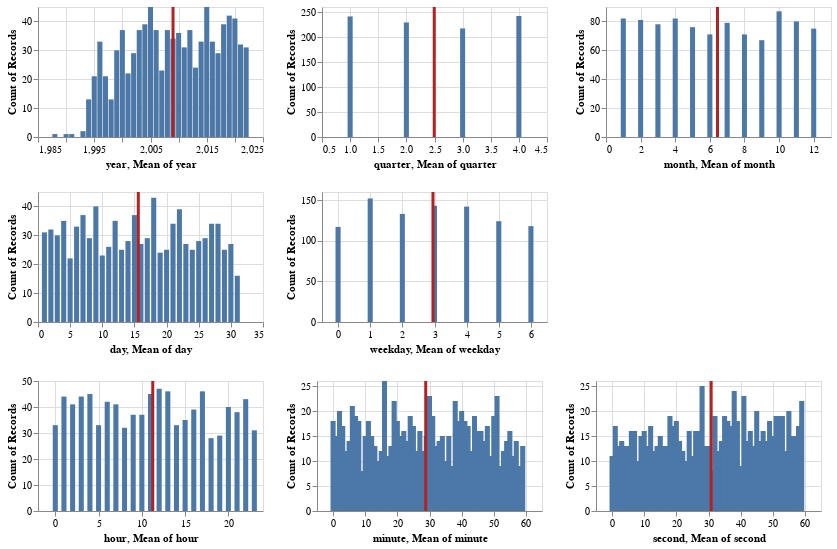

This figure's notebook cell:
### Code cell
selection = alt.selection(type='interval', encodings=['x'])

base = alt.Chart().mark_bar().encode(
    x=alt.X(alt.repeat('column'), type='quantitative'),
    y=alt.Y(aggregate='count', type='quantitative')
).properties(
    width=225,
    height=130
)
    
# gray background with selection
background = base.encode(
    color=alt.value('#ddd')
).add_selection(selection)

# blue highlights on the transformed data
highlight = base.transform_filter(selection)

line = alt.Chart().mark_rule(color='firebrick').encode(
    x=alt.X(alt.repeat('column'), aggregate='mean', type='quantitative'),
    size=alt.SizeValue(3)
).transform_filter(selection)

# layer the three charts & repeat
group_chrt = alt.layer(
    background,
    highlight,
    line,
    data=df
)

alt.vconcat(
    group_chrt.repeat(column=["year", "quarter", "month"]),
    group_chrt.repeat(column=["day", "weekday"]),
    group_chrt.repeat(column=["hour", "minute", "second"])
)

### Figure 1 — Vega-Lite specification as saved in the notebook (floating-point values rounded to 4 significant figures; data arrays with more than 128 entries replaced by an {"elided": "..."} marker saying what was removed)
{"config": {"view": {"continuousWidth": 400, "continuousHeight": 300}}, "vconcat": [{"repeat": {"column": ["year", "quarter", "month"]}, "spec": {"layer": [{"mark": "bar", "encoding": {"color": {"value": "#ddd"}, "x": {"field": {"repeat": "column"}, "type": "quantitative"}, "y": {"aggregate": "count", "type": "quantitative"}}, "height": 130, "selection": {"selector021": {"type": "interval", "encodings": ["x"]}}, "width": 225}, {"mark": "bar", "encoding": {"x": {"field": {"repeat": "column"}, "type": "quantitative"}, "y": {"aggregate": "count", "type": "quantitative"}}, "height": 130, "transform": [{"filter": {"selection": "selector021"}}], "width": 225}, {"mark": {"type": "rule", "color": "firebrick"}, "encoding": {"size": {"value": 3}, "x": {"aggregate": "mean", "field": {"repeat": "column"}, "type": "quantitative"}}, "transform": [{"filter": {"selection": "selector021"}}]}], "data": {"name": "data-496ef8df861e2069024e6b58f0054a6c"}}}, {"repeat": {"column": ["day", "weekday"]}, "spec": {"layer": [{"mark": "bar", "encoding": {"color": {"value": "#ddd"}, "x": {"field": {"repeat": "column"}, "type": "quantitative"}, "y": {"aggregate": "count", "type": "quantitative"}}, "height": 130, "selection": {"selector021": {"type": "interval", "encodings": ["x"]}}, "width": 225}, {"mark": "bar", "encoding": {"x": {"field": {"repeat": "column"}, "type": "quantitative"}, "y": {"aggregate": "count", "type": "quantitative"}}, "height": 130, "transform": [{"filter": {"selection": "selector021"}}], "width": 225}, {"mark": {"type": "rule", "color": "firebrick"}, "encoding": {"size": {"value": 3}, "x": {"aggregate": "mean", "field": {"repeat": "column"}, "type": "quantitative"}}, "transform": [{"filter": {"selection": "selector021"}}]}], "data": {"name": "data-496ef8df861e2069024e6b58f0054a6c"}}}, {"repeat": {"column": ["hour", "minute", "second"]}, "spec": {"layer": [{"mark": "bar", "encoding": {"color": {"value": "#ddd"}, "x": {"field": {"repeat": "column"}, "type": "quantitative"}, "y": {"aggregate": "count", "type": "quantitative"}}, "height": 130, "selection": {"selector021": {"type": "interval", "encodings": ["x"]}}, "width": 225}, {"mark": "bar", "encoding": {"x": {"field": {"repeat": "column"}, "type": "quantitative"}, "y": {"aggregate": "count", "type": "quantitative"}}, "height": 130, "transform": [{"filter": {"selection": "selector021"}}], "width": 225}, {"mark": {"type": "rule", "color": "firebrick"}, "encoding": {"size": {"value": 3}, "x": {"aggregate": "mean", "field": {"repeat": "column"}, "type": "quantitative"}}, "transform": [{"filter": {"selection": "selector021"}}]}], "data": {"name": "data-496ef8df861e2069024e6b58f0054a6c"}}}], "$schema": "https://vega.github.io/schema/vega-lite/v4.17.0.json", "datasets": {"data-496ef8df861e2069024e6b58f0054a6c": {"elided": "929 records"}}}
